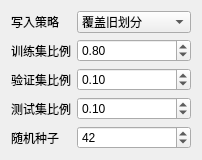
                  <widget class="QWidget" name="tabPreviewSplitMode">
                   <attribute name="title">
                    <string>划分方式</string>
                   </attribute>
                   <layout class="QGridLayout" name="gridLayout_previewSplitMode">
                    <item row="0" column="0">
                     <widget class="QLabel" name="labelPreviewWriteMode">
                      <property name="text">
                       <string>写入策略</string>
                      </property>
                     </widget>
                    </item>
                    <item row="1" column="1">
                     <widget class="QDoubleSpinBox" name="doubleSpinBoxPreviewTrainRatio">
                      <property name="decimals">
                       <number>2</number>
                      </property>
                      <property name="maximum">
                       <double>1.000000000000000</double>
                      </property>
                      <property name="singleStep">
                       <double>0.050000000000000</double>
                      </property>
                      <property name="value">
                       <double>0.800000000000000</double>
                      </property>
                     </widget>
                    </item>
                    <item row="4" column="1">
                     <widget class="QSpinBox" name="spinBoxPreviewSeed">
                      <property name="maximum">
                       <number>2147483647</number>
                      </property>
                      <property name="value">
                       <number>42</number>
                      </property>
                     </widget>
                    </item>
                    <item row="4" column="0">
                     <widget class="QLabel" name="labelPreviewSeed">
                      <property name="text">
                       <string>随机种子</string>
                      </property>
                     </widget>
                    </item>
                    <item row="3" column="0">
                     <widget class="QLabel" name="labelPreviewTestRatio">
                      <property name="text">
                       <string>测试集比例</string>
                      </property>
                     </widget>
                    </item>
                    <item row="2" column="0">
                     <widget class="QLabel" name="labelPreviewValRatio">
                      <property name="text">
                       <string>验证集比例</string>
                      </property>
                     </widget>
                    </item>
                    <item row="2" column="1">
                     <widget class="QDoubleSpinBox" name="doubleSpinBoxPreviewValRatio">
                      <property name="decimals">
                       <number>2</number>
                      </property>
                      <property name="maximum">
                       <double>1.000000000000000</double>
                      </property>
                      <property name="singleStep">
                       <double>0.050000000000000</double>
                      </property>
                      <property name="value">
                       <double>0.100000000000000</double>
                      </property>
                     </widget>
                    </item>
                    <item row="3" column="1">
                     <widget class="QDoubleSpinBox" name="doubleSpinBoxPreviewTestRatio">
                      <property name="decimals">
                       <number>2</number>
                      </property>
                      <property name="maximum">
                       <double>1.000000000000000</double>
                      </property>
                      <property name="singleStep">
                       <double>0.050000000000000</double>
                      </property>
                      <property name="value">
                       <double>0.100000000000000</double>
                      </property>
                     </widget>
                    </item>
                    <item row="1" column="0">
                     <widget class="QLabel" name="labelPreviewTrainRatio">
                      <property name="text">
                       <string>训练集比例</string>
                      </property>
                     </widget>
                    </item>
                    <item row="0" column="1">
                     <widget class="QComboBox" name="comboBoxPreviewWriteMode">
                      <item>
                       <property name="text">
                        <string>覆盖旧划分</string>
                       </property>
                      </item>
                      <item>
                       <property name="text">
                        <string>追加到现有划分</string>
                       </property>
                      </item>
                     </widget>
                    </item>
                   </layout>
                  </widget>
